Frame 1 (no input): blank canvas, image omitted
Frame 60 (the mouse pressed at the canvas centre just before this capture): blank canvas, image omitted
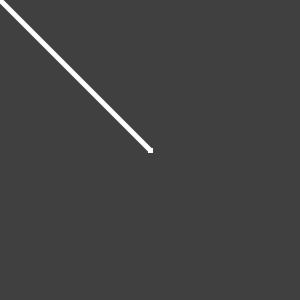
Frame 120 (the mouse held since frame 60 and released just before this capture)

The Processing sketch whose frames 1 and 60 were blank and that drew this single picture after the mouse press (run headless with seeded random() and noise(); from frame 60 on, the mouse is pressed at the canvas centre):

// Processing sketch: processing_49310
// ── processing_49310.pde

// illustrates how sections code run at different 
// times

void setup() {
  // runs once in the beginning
  // Set initial conditions 
  size(300, 300);
  smooth();
  stroke(255);
  background(64);
  strokeWeight(5);
}

//-------------------------------------------
// draw() is a loop, it will run over and over
void draw() {
  line(pmouseX, pmouseY, mouseX, mouseY);
}

                                
